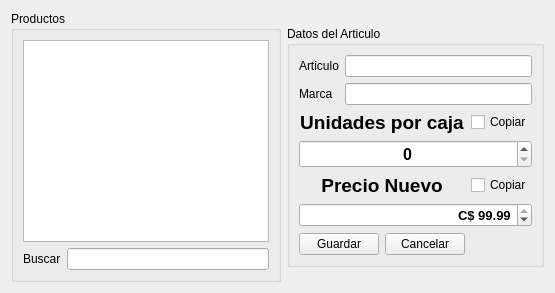
<?xml version="1.0" encoding="UTF-8"?>
<ui version="4.0">
 <class>dlgArticulo</class>
 <widget class="QDialog" name="dlgArticulo">
  <property name="geometry">
   <rect>
    <x>0</x>
    <y>0</y>
    <width>555</width>
    <height>293</height>
   </rect>
  </property>
  <property name="sizePolicy">
   <sizepolicy hsizetype="Fixed" vsizetype="Fixed">
    <horstretch>0</horstretch>
    <verstretch>0</verstretch>
   </sizepolicy>
  </property>
  <property name="minimumSize">
   <size>
    <width>500</width>
    <height>250</height>
   </size>
  </property>
  <property name="maximumSize">
   <size>
    <width>1000</width>
    <height>1000</height>
   </size>
  </property>
  <property name="windowTitle">
   <string>Dialog</string>
  </property>
  <layout class="QHBoxLayout" name="horizontalLayout_2">
   <item>
    <widget class="QGroupBox" name="groupBox">
     <property name="sizePolicy">
      <sizepolicy hsizetype="Preferred" vsizetype="MinimumExpanding">
       <horstretch>0</horstretch>
       <verstretch>0</verstretch>
      </sizepolicy>
     </property>
     <property name="title">
      <string>Productos</string>
     </property>
     <layout class="QVBoxLayout" name="verticalLayout">
      <item>
       <widget class="TreeOfTableWidget" name="categoriesview"/>
      </item>
      <item>
       <layout class="QHBoxLayout" name="horizontalLayout_9">
        <item>
         <widget class="QLabel" name="label_13">
          <property name="text">
           <string>Buscar</string>
          </property>
          <property name="buddy">
           <cstring>txtCategorySearch</cstring>
          </property>
         </widget>
        </item>
        <item>
         <widget class="QLineEdit" name="txtCategorySearch"/>
        </item>
       </layout>
      </item>
     </layout>
    </widget>
   </item>
   <item>
    <widget class="QGroupBox" name="groupBox_2">
     <property name="sizePolicy">
      <sizepolicy hsizetype="Preferred" vsizetype="Fixed">
       <horstretch>0</horstretch>
       <verstretch>0</verstretch>
      </sizepolicy>
     </property>
     <property name="title">
      <string>Datos del Articulo</string>
     </property>
     <layout class="QHBoxLayout" name="horizontalLayout">
      <item>
       <layout class="QGridLayout" name="gridLayout">
        <item row="0" column="0">
         <widget class="QLabel" name="label">
          <property name="text">
           <string>Articulo</string>
          </property>
         </widget>
        </item>
        <item row="0" column="1" colspan="3">
         <widget class="QLineEdit" name="txtcategoria">
          <property name="font">
           <font>
            <weight>75</weight>
            <bold>true</bold>
           </font>
          </property>
          <property name="alignment">
           <set>Qt::AlignCenter</set>
          </property>
          <property name="readOnly">
           <bool>true</bool>
          </property>
         </widget>
        </item>
        <item row="1" column="0">
         <widget class="QLabel" name="label_2">
          <property name="text">
           <string>Marca</string>
          </property>
         </widget>
        </item>
        <item row="1" column="1" colspan="3">
         <widget class="QLineEdit" name="txtmarca">
          <property name="font">
           <font>
            <weight>75</weight>
            <bold>true</bold>
           </font>
          </property>
          <property name="alignment">
           <set>Qt::AlignCenter</set>
          </property>
          <property name="readOnly">
           <bool>true</bool>
          </property>
         </widget>
        </item>
        <item row="3" column="0" colspan="3">
         <widget class="QLabel" name="label_5">
          <property name="font">
           <font>
            <pointsize>14</pointsize>
            <weight>75</weight>
            <bold>true</bold>
           </font>
          </property>
          <property name="text">
           <string>Unidades por caja</string>
          </property>
          <property name="alignment">
           <set>Qt::AlignCenter</set>
          </property>
         </widget>
        </item>
        <item row="4" column="0" colspan="4">
         <widget class="QSpinBox" name="txtunidades">
          <property name="font">
           <font>
            <pointsize>12</pointsize>
            <weight>75</weight>
            <bold>true</bold>
           </font>
          </property>
          <property name="alignment">
           <set>Qt::AlignCenter</set>
          </property>
         </widget>
        </item>
        <item row="5" column="0" colspan="3">
         <widget class="QLabel" name="label_4">
          <property name="font">
           <font>
            <pointsize>14</pointsize>
            <weight>75</weight>
            <bold>true</bold>
           </font>
          </property>
          <property name="text">
           <string>Precio Nuevo</string>
          </property>
          <property name="alignment">
           <set>Qt::AlignCenter</set>
          </property>
         </widget>
        </item>
        <item row="6" column="0" colspan="4">
         <widget class="QDoubleSpinBox" name="txtprecio">
          <property name="font">
           <font>
            <pointsize>10</pointsize>
            <weight>75</weight>
            <bold>true</bold>
           </font>
          </property>
          <property name="alignment">
           <set>Qt::AlignRight|Qt::AlignTrailing|Qt::AlignVCenter</set>
          </property>
          <property name="prefix">
           <string>C$ </string>
          </property>
          <property name="value">
           <double>99.989999999999995</double>
          </property>
         </widget>
        </item>
        <item row="7" column="0" colspan="2">
         <widget class="QPushButton" name="btnguardar">
          <property name="text">
           <string>Guardar</string>
          </property>
          <property name="autoDefault">
           <bool>false</bool>
          </property>
         </widget>
        </item>
        <item row="3" column="3">
         <widget class="QCheckBox" name="ckunit">
          <property name="text">
           <string>Copiar</string>
          </property>
          <property name="checked">
           <bool>false</bool>
          </property>
         </widget>
        </item>
        <item row="5" column="3">
         <widget class="QCheckBox" name="ckprecio">
          <property name="text">
           <string>Copiar</string>
          </property>
         </widget>
        </item>
        <item row="7" column="2">
         <widget class="QPushButton" name="btncancelar">
          <property name="text">
           <string>Cancelar</string>
          </property>
          <property name="shortcut">
           <string>Ctrl+S</string>
          </property>
          <property name="autoDefault">
           <bool>false</bool>
          </property>
         </widget>
        </item>
       </layout>
      </item>
     </layout>
    </widget>
   </item>
  </layout>
 </widget>
 <customwidgets>
  <customwidget>
   <class>TreeOfTableWidget</class>
   <extends>QTreeView</extends>
   <header>factura.treewidget.h</header>
  </customwidget>
 </customwidgets>
 <tabstops>
  <tabstop>txtunidades</tabstop>
  <tabstop>txtprecio</tabstop>
  <tabstop>txtcategoria</tabstop>
  <tabstop>txtmarca</tabstop>
  <tabstop>categoriesview</tabstop>
  <tabstop>txtCategorySearch</tabstop>
  <tabstop>btnguardar</tabstop>
  <tabstop>ckunit</tabstop>
  <tabstop>ckprecio</tabstop>
  <tabstop>btncancelar</tabstop>
 </tabstops>
 <resources>
  <include location="res.qrc"/>
 </resources>
 <connections/>
</ui>
